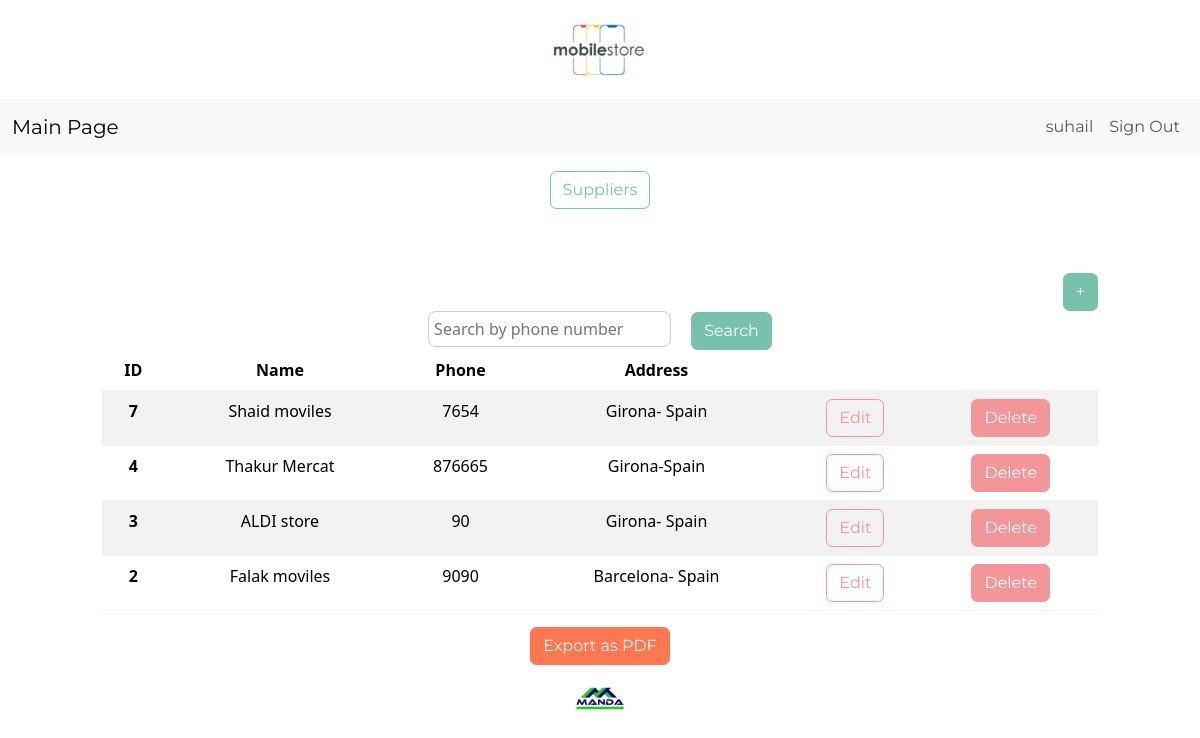
The app's page /dashboard3/ (signed in) with its own data.
### inventory/models.py (models this page shows, shortened)
class SupplierData(models.Model):
	sname = models.CharField(max_length=15)
	sphone = models.IntegerField()
	saddress = models.CharField (max_length=50)
	datecl = models.DateTimeField(auto_now_add=True)
	user = models.ForeignKey(User, on_delete=models.CASCADE)

### inventory/views.py (the view)
# urls.py: path('dashboard3/', Dashboard3.as_view(), name='dashboard3'),
class Dashboard3(LoginRequiredMixin, View):
    def get(self, request):
        today = datetime.now()
        first_day_of_month = today.replace(day=1)
        query = request.GET.get("sphone", "")
        query = unquote(query).strip()
        if query:
            supps = SupplierData.objects.filter(sphone__icontains=query)
        else:
            supps = SupplierData.objects.filter(
    		user=self.request.user.id
			).order_by("-id")[:10]  # Order by descending 'id' and limit to 10
        context = {
            "supps": supps,
        }
        return render(request, "inventory/dashboard3.html", context)

### inventory/templates/inventory/dashboard3.html (shortened to what this page needs)
{% extends 'inventory/base.html' %}
{% block content %}
<a href="{% url 'index' %}" class="btn btn-outline-primary my-3 mx-4">Suppliers</a>
	<div class="row">
		<div class="col-md-10 col-12 mx-auto mt-5">
			<div class="d-flex justify-content-end">
				<a href="{% url 'supplieradd' %}" class="btn btn-primary">+</a>
			</div>
<form method="get" action="{% url 'dashboard3' %}">
		<input type="text" name="sphone" placeholder="Search by phone number" value="{{ request.GET.sphone }}" style="border-radius: 8px; border: 1px solid #ccc; padding: 5px;" >
        <button type="submit" class="btn btn-primary ms-3">Search</button>
</form>
			<table class="table table-hover table-striped">
				<thead>
					<tr>
						<th scope="col">ID</th>
						<th scope="col">Name</th>
						<th scope="col">Phone</th>
						<th scope="col">Address</th>
						<th scope="col"></th>
						<th scope="col"></th>
					</tr>
				</thead>
				<tbody>
					{% for itemsup in supps %}
					<tr>
						<th scope="row">{{ itemsup.id }}</th>
						<td>{{ itemsup.sname }}</td>
						<td>{{ itemsup.sphone }}</td>
						<td>{{ itemsup.saddress }}</td>
						<td><a href="{% url 'supp-edit' itemsup.id %}" class="btn btn-outline-secondary">Edit</a></td>
						<td><a href="{% url 'supp-delete' itemsup.id %}" class="btn btn-secondary">Delete</a></td>
					</tr>
					{% endfor %}
				</tbody>
			</table>
<form method="GET" action="{% url 'export_suppliers_pdf' %}">
        <button type="submit" class="btn btn-danger">Export as PDF</button>
    </form>
		</div>
	</div>
{% endblock content %}

### inventory/templates/inventory/navigation.html (shortened to what this page needs)
<nav class="navbar navbar-expand-lg bg-light">
	<div class="container-fluid">
		<a class="navbar-brand" href="{% url 'index' %}">Main Page</a>
		<div class="collapse navbar-collapse justify-content-end" id="navbarNav">
			<ul class="navbar-nav">
				{% if user.is_authenticated %}
					<li class="nav-item">
						<a class="nav-link" href="#">{{ user.username }}</a>
					</li>
					<li class="nav-item">
						<a class="nav-link" href="{% url 'logout' %}">Sign Out</a>
					</li>
				{% endif %}
			</ul>
		</div>
	</div>
</nav>

### records on screen
SupplierData: id "7", sname "Shaid moviles", sphone "7654", saddress "Girona- Spain"
SupplierData: id "4", sname "Thakur Mercat", sphone "876665", saddress "Girona-Spain"
SupplierData: id "3", sname "ALDI store", sphone "90", saddress "Girona- Spain"
SupplierData: id "2", sname "Falak moviles", sphone "9090", saddress "Barcelona- Spain"

### other values on screen
{{ user.username }} "suhail"
